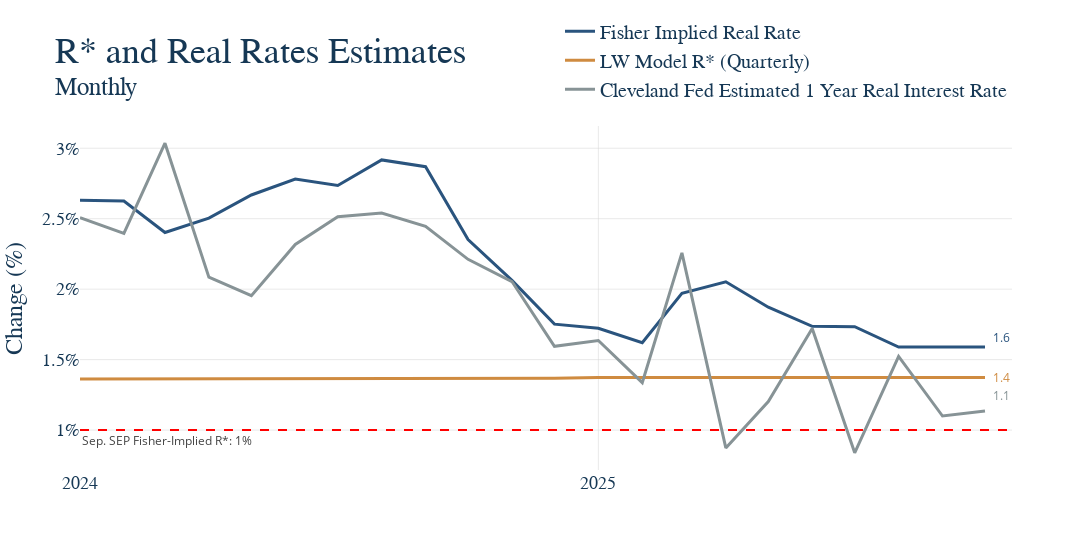

The notebook cell saved with this chart:
### Markdown cell above
5. Now that all our data is ready, make the graph and have it save itself as a .html file to graph_output whenver the notebooks is rerun. The name of the file should exactly match the notebook name. For instance, this file "example.ipynb" produces the graph "example.html." Nice work, you made a graph!

### Code cell
import numpy as np

# First make the figure
fig = go.Figure()


# Loop the columns of the dataframe and plot each as a separate trace
for col in joined_df.columns:
    fig.add_trace(
        go.Scatter(
            x=joined_df.index,
            y=joined_df[col],
            mode='lines',
            name=col
        )
    )

# Update the titles, using the html tage <sup> for a subtitle 
fig.update_layout(
    title = dict(text = 'R* and Real Rates Estimates<br><sup>Monthly </sup>'),
    xaxis_title="Date",
    yaxis_title="Change (%)",
)

# This is graph specific, but here we want the y-axis to be percent signs 
fig.update_yaxes(
    tickformat=".2f%",
    ticksuffix="%",
)

# Again, graph specific, we have a mutliyear series and want tick marks to be years
fig.update_xaxes(
    type='date',
    dtick='M12',
    tickformat='%Y',
    title_text=None,
)

fig.update_layout(
    height=550,
    width=1150,
        legend=dict(
            orientation='v'
        )
)

fig.add_hline(
    y=1,
    line_dash="dash",
    line_color="red",
    annotation_text="Sep. SEP Fisher-Implied R*: 1%</br>",
    annotation_position="bottom left"
)

ut.add_end_labels(fig = fig, offset=0.05)

fig.update_layout(legend=dict(font=dict(size=20)))

# Show our figure (Dimensions may be off on different screen sizes)
fig.show()

# This should be the same for EVERY GRAPH!
# Save it to the graph_output folder with the name matching the file, as HTML
fig.write_html(GRAPH_OUTPUT_PATH / f"{GRAPH_NAME}.html")

### Figure 1 — Plotly figure (JSON) as saved in the notebook; plotly's stock layout.template omitted (floating-point values rounded to 4 significant figures)
{"data": [{"mode": "lines", "name": "Fisher Implied Real Rate ", "type": "scatter", "x": ["2024-01-01T00:00:00", "2024-02-01T00:00:00", "2024-03-01T00:00:00", "2024-04-01T00:00:00", "2024-05-01T00:00:00", "2024-06-01T00:00:00", "2024-07-01T00:00:00", "2024-08-01T00:00:00", "2024-09-01T00:00:00", "2024-10-01T00:00:00", "2024-11-01T00:00:00", "2024-12-01T00:00:00", "2025-01-01T00:00:00", "2025-02-01T00:00:00", "2025-03-01T00:00:00", "2025-04-01T00:00:00", "2025-05-01T00:00:00", "2025-06-01T00:00:00", "2025-07-01T00:00:00", "2025-08-01T00:00:00", "2025-09-01T00:00:00", "2025-10-01T00:00:00"], "y": [2.631, 2.625, 2.402, 2.504, 2.668, 2.782, 2.736, 2.917, 2.869, 2.352, 2.062, 1.752, 1.723, 1.62, 1.971, 2.053, 1.872, 1.736, 1.733, 1.589, 1.589, 1.589]}, {"mode": "lines", "name": "LW Model R* (Quarterly)", "type": "scatter", "x": ["2024-01-01T00:00:00", "2024-02-01T00:00:00", "2024-03-01T00:00:00", "2024-04-01T00:00:00", "2024-05-01T00:00:00", "2024-06-01T00:00:00", "2024-07-01T00:00:00", "2024-08-01T00:00:00", "2024-09-01T00:00:00", "2024-10-01T00:00:00", "2024-11-01T00:00:00", "2024-12-01T00:00:00", "2025-01-01T00:00:00", "2025-02-01T00:00:00", "2025-03-01T00:00:00", "2025-04-01T00:00:00", "2025-05-01T00:00:00", "2025-06-01T00:00:00", "2025-07-01T00:00:00", "2025-08-01T00:00:00", "2025-09-01T00:00:00", "2025-10-01T00:00:00"], "y": [1.362, 1.362, 1.362, 1.365, 1.365, 1.365, 1.366, 1.366, 1.366, 1.367, 1.367, 1.367, 1.373, 1.373, 1.373, 1.373, 1.373, 1.373, 1.373, 1.373, 1.373, 1.373]}, {"mode": "lines", "name": "Cleveland Fed Estimated 1 Year Real Interest Rate", "type": "scatter", "x": ["2024-01-01T00:00:00", "2024-02-01T00:00:00", "2024-03-01T00:00:00", "2024-04-01T00:00:00", "2024-05-01T00:00:00", "2024-06-01T00:00:00", "2024-07-01T00:00:00", "2024-08-01T00:00:00", "2024-09-01T00:00:00", "2024-10-01T00:00:00", "2024-11-01T00:00:00", "2024-12-01T00:00:00", "2025-01-01T00:00:00", "2025-02-01T00:00:00", "2025-03-01T00:00:00", "2025-04-01T00:00:00", "2025-05-01T00:00:00", "2025-06-01T00:00:00", "2025-07-01T00:00:00", "2025-08-01T00:00:00", "2025-09-01T00:00:00", "2025-10-01T00:00:00"], "y": [2.507, 2.396, 3.036, 2.085, 1.954, 2.317, 2.513, 2.54, 2.445, 2.212, 2.054, 1.595, 1.635, 1.337, 2.257, 0.8734, 1.202, 1.721, 0.8389, 1.523, 1.1, 1.135]}, {"hoverinfo": "skip", "marker": {"color": "#2A547E", "size": 8, "symbol": "circle"}, "mode": "markers", "showlegend": false, "type": "scatter", "x": [1759276800000000000], "y": [1.589], "zorder": 3}, {"hoverinfo": "skip", "marker": {"color": "#CF8B40", "size": 8, "symbol": "circle"}, "mode": "markers", "showlegend": false, "type": "scatter", "x": [1759276800000000000], "y": [1.373], "zorder": 3}, {"hoverinfo": "skip", "marker": {"color": "#879396", "size": 8, "symbol": "circle"}, "mode": "markers", "showlegend": false, "type": "scatter", "x": [1759276800000000000], "y": [1.135], "zorder": 3}], "layout": {"annotations": [{"showarrow": false, "text": "Sep. SEP Fisher-Implied R*: 1%</br>", "x": 0, "xanchor": "left", "xref": "x domain", "y": 1, "yanchor": "top", "yref": "y"}, {"font": {"color": "#2A547E"}, "showarrow": false, "text": "1.6", "x": "2025-10-01T00:00:00", "xanchor": "left", "xshift": 6, "y": 1.655, "yanchor": "middle"}, {"font": {"color": "#CF8B40"}, "showarrow": false, "text": "1.4", "x": "2025-10-01T00:00:00", "xanchor": "left", "xshift": 6, "y": 1.374, "yanchor": "middle"}, {"font": {"color": "#879396"}, "showarrow": false, "text": "1.1", "x": "2025-10-01T00:00:00", "xanchor": "left", "xshift": 6, "y": 1.245, "yanchor": "middle"}], "height": 550, "legend": {"font": {"size": 20}, "orientation": "v"}, "shapes": [{"line": {"color": "red", "dash": "dash"}, "type": "line", "x0": 0, "x1": 1, "xref": "x domain", "y0": 1, "y1": 1, "yref": "y"}], "title": {"text": "R* and Real Rates Estimates<br><sup>Monthly </sup>"}, "width": 1150, "xaxis": {"dtick": "M12", "tickformat": "%Y", "title": {}, "type": "date"}, "yaxis": {"tickformat": ".2f%", "ticksuffix": "%", "title": {"text": "Change (%)"}}}}
